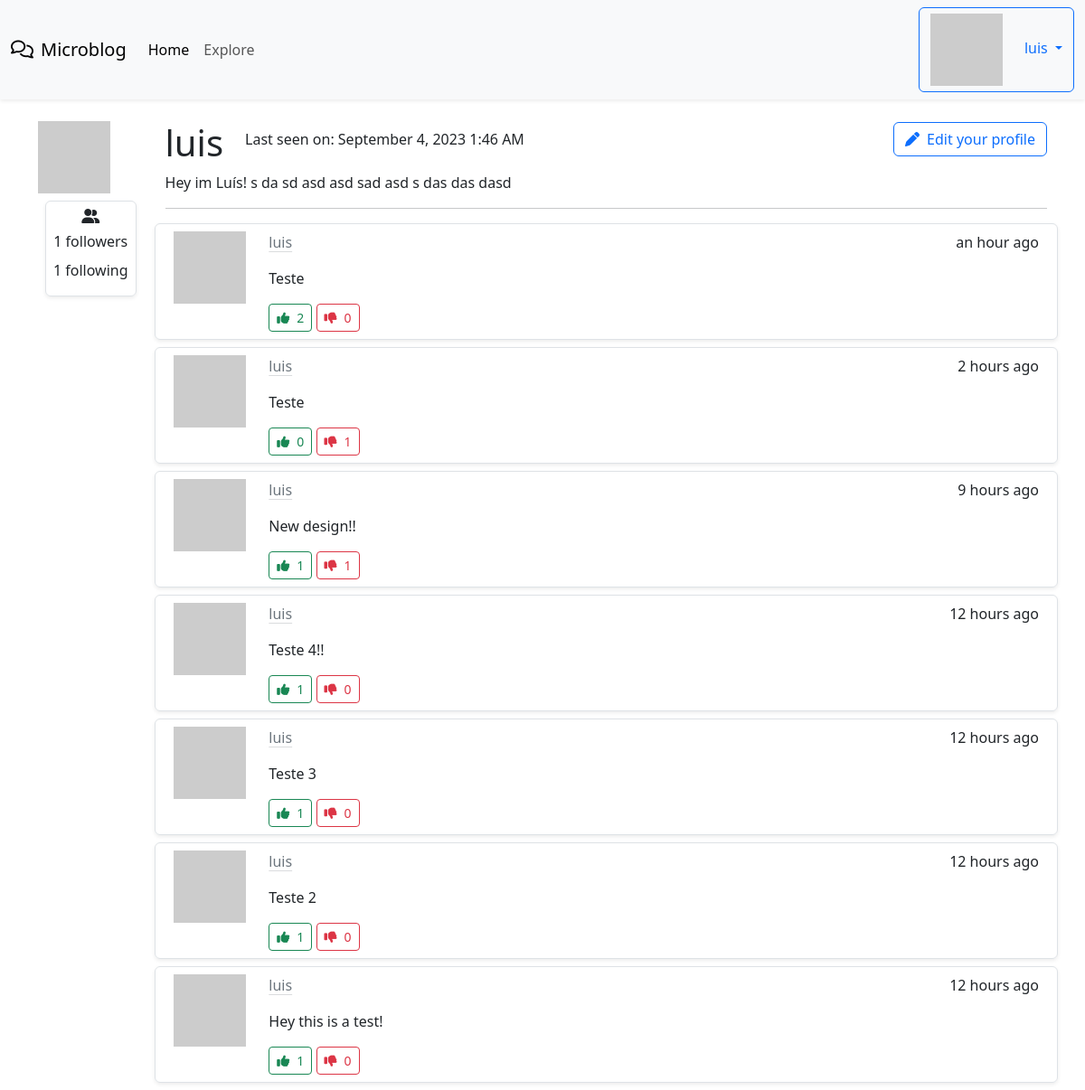
Screenshot of /user/luis (signed in) with the database file from the repository.
### app/models.py (models this page shows, shortened)
class User(UserMixin, db.Model):
    id = db.Column(db.Integer, primary_key = True)
    username = db.Column(db.String(64), index = True, unique = True)
    email = db.Column(db.String(120), index = True, unique = True)
    password_hash = db.Column(db.String(128))
    posts = db.relationship('Post', backref='author', lazy='dynamic')
    about_me = db.Column(db.String(140))
    last_seen = db.Column(db.DateTime, default=datetime.utcnow)
    followed = db.relationship(
        'User', secondary=followers,
        primaryjoin=(followers.c.follower_id == id),
        secondaryjoin=(followers.c.followed_id == id),
        backref=db.backref('followers', lazy='dynamic'), lazy='dynamic'
    )
    upvotes = db.relationship('Upvote', backref='user', lazy='dynamic')
    downvotes = db.relationship('Downvote', backref='user', lazy='dynamic')
    def avatar(self, size):
        digest = md5(self.email.lower().encode('utf-8')).hexdigest()
        return 'https://www.gravatar.com/avatar/{}?d=identicon&s={}'.format(digest, size)
    def is_following(self, user):
        return self.followed.filter(
            followers.c.followed_id == user.id
        ).count() > 0

class Post(db.Model):
    id = db.Column(db.Integer, primary_key=True)
    body = db.Column(db.String(140))
    timestamp = db.Column(db.DateTime, index=True, default=datetime.utcnow)
    user_id = db.Column(db.Integer, db.ForeignKey('user.id'))
    language = db.Column(db.String(5))
    upvotes = db.relationship('Upvote', backref='post', lazy='dynamic')
    downvotes = db.relationship('Downvote', backref='post', lazy='dynamic')

### app/main/routes.py (the view)
@bp.route('/user/<username>')
@login_required
def user(username):
    user = User.query.filter_by(username=username).first_or_404()
    page = request.args.get('page', 1, type=int)
    posts = user.posts.order_by(Post.timestamp.desc()).paginate(
        page=page, per_page=current_app.config['POSTS_PER_PAGE'], error_out=False
    )
    next_url = url_for('main.user', page=posts.next_num) if posts.has_next else None
    prev_url = url_for('main.user', page=posts.prev_num) if posts.has_prev else None
    form = EmptyForm()
    return render_template('user.html', user=user, posts = posts.items, form=form, next_url=next_url, prev_url=prev_url )

### app/__init__.py (called while the page is built)
def get_locale():
    return request.accept_languages.best_match(current_app.config['LANGUAGES'])

### app/main/routes.py (called while the page is built)
@bp.before_request
def before_request():
    if current_user.is_authenticated:
        current_user.last_seen = datetime.utcnow()
        db.session.commit()
    g.locale = str(get_locale())

### app/models.py (called while the page is built)
@login.user_loader
def load_user(id):
    return User.query.get(int(id))

### app/templates/user.html (shortened to what this page needs)
{% extends "base.html" %}
{% from 'bootstrap5/form.html' import render_field %}
{% block content %}
<div class="container mt-4">
  <div class="d-flex flex-row">
    <div class="me-4">
      <img src="{{ user.avatar(128) }}" />
      <div class="border rounded shadow-sm p-2 m-2 d-flex flex-column align-items-center">
        <i class="fa-solid fa-user-group mb-2"></i>
        <p class="mb-2">{{ _('%(count)d followers', count=user.followers.count()) }}</p>
        <p class="mb-2">{{ _('%(count)d following', count=user.followed.count()) }}</p>
      </div>
    </div>
    <div class="col">
      <div class="d-flex flex-row align-items-center">
        <h1>{{ user.username }}</h1>
        {% if user.last_seen %}
          <p class="ms-4">{{ _('Last seen on') }}: {{ moment(user.last_seen).format('LLL') }}</p>
        {% endif %}
        {% if user == current_user %}
        <div class="ms-auto">
          <p><a class="btn btn-outline-primary" href="{{ url_for('main.edit_profile') }}"><i class="fa-solid fa-pen me-2"></i>{{_('Edit your profile')}}</a></p>
        </div>
        {% endif %}
      </div>
      <div>
      {% if user.about_me %}
        <p>{{ user.about_me }}</p>
      {% endif %}
      </div>
      <div>
        <hr/>
        {% for post in posts %}
          {% include "_post.html" %}
        {% endfor %}
      </div>
    </div>
  </div>
</div>
{% endblock %}

### app/templates/base.html (shortened to what this page needs)
<!doctype html>
<html lang="en">
    <head>
        {% block head %}
        {% block styles %}
            {{ bootstrap.load_css() }}
        {% endblock %}
        {% endblock %}
    </head>
    <body>
      <nav class="navbar navbar-expand-lg bg-body-tertiary shadow-sm">
        <div class="container-fluid">
          <a class="navbar-brand" href="{{ url_for('main.index') }}"><i class="fa-regular fa-comments me-2"></i>Microblog</a>
          <div class="collapse navbar-collapse" id="navbarNav">
            <ul class="navbar-nav">
              <li class="nav-item">
                <a class="nav-link active" aria-current="page" href="{{ url_for('main.index') }}">{{_('Home')}}</a>
              </li>
              <li class="nav-item">
                <a class="nav-link" href="{{ url_for('main.explore') }}">{{_('Explore')}}</a>
              </li>
            </ul>
            <ul class="navbar-nav ms-auto">
              {% if current_user.is_anonymous %}
              <li class="nav-item">
                  <a class="btn btn-primary" href="{{ url_for('auth.login') }}">{{_('Login')}}</a>
              </li>
              {% else %}
              <li class="nav-item dropdown">
                <a class="dropdown-toggle btn btn-outline-primary" href="#" role="button" data-bs-toggle="dropdown" aria-expanded="false">
                  <img class="me-4" src="{{ current_user.avatar(36) }}" />{{ current_user.username }}
                </a>
              </li>
              {% endif %}
          </ul>
          </div>
        </div>
      </nav>
      {% block content %}{% endblock %}
  </body>
</html>

### app/templates/_post.html
<div class="row border rounded shadow-sm my-2 p-2">
  <div class="col-1 d-flex align-items-center">
    <img src="{{ post.author.avatar(64) }}" class="align-self-start mr-3" alt="{{ post.author.username }} Avatar">
  </div>
  <div class="col ms-4">
    <div class="d-flex flex-row justify-content-between">
      <a class="link-secondary link-offset-2 link-underline-opacity-25 link-underline-opacity-100-hover" href="{{ url_for('main.user', username=post.author.username) }}">{{ post.author.username }}</a>
      <p>{{ moment(post.timestamp).fromNow() }}</p>
    </div>
    <p>{{ post.body }}</p>
    <form action="/upvote_post/{{post.id}}" method="POST" class="d-inline">
      <button type="submit" class="btn btn-outline-success btn-sm">
        <i class="fa-solid fa-thumbs-up me-2"></i>{{ post.upvotes.count() }}
      </button>
    </form>
    <form action="/downvote_post/{{post.id}}" method="POST" class="d-inline">
      <button type="submit" class="btn btn-outline-danger btn-sm">
        <i class="fa-solid fa-thumbs-down me-2"></i>{{ post.downvotes.count() }}
      </button>
    </form>
  </div>
</div>

### rows the page displays
User: username "luis", last_seen "September 4, 2023 1:46 AM", about_me "Hey im Luís! s da sd asd asd sad asd s das das dasd"
Post: author.username "luis", timestamp "an hour ago", body "Teste", upvotes.count "2", downvotes.count "0"
Post: author.username "luis", timestamp "2 hours ago", body "Teste", upvotes.count "0", downvotes.count "1"
Post: author.username "luis", timestamp "9 hours ago", body "New design!!", upvotes.count "1", downvotes.count "1"
Post: author.username "luis", timestamp "12 hours ago", body "Teste 4!!", upvotes.count "1", downvotes.count "0"
Post: author.username "luis", timestamp "12 hours ago", body "Teste 3", upvotes.count "1", downvotes.count "0"
Post: author.username "luis", timestamp "12 hours ago", body "Teste 2", upvotes.count "1", downvotes.count "0"
Post: author.username "luis", timestamp "12 hours ago", body "Hey this is a test!", upvotes.count "1", downvotes.count "0"
